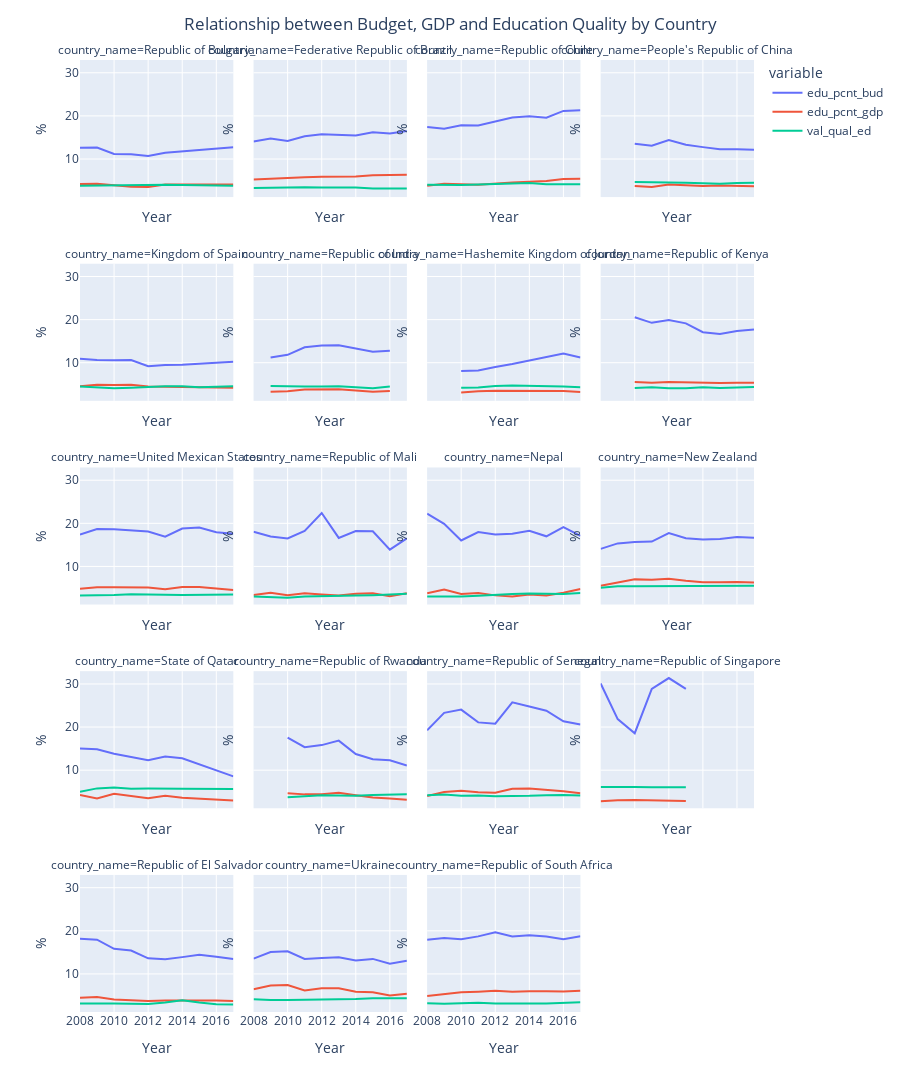

Notebook code for this chart:
### Markdown cell above
Let's check among our subset of representative countries if the change in the education expenditure as percent of the budget or the GDP had any correlation with the education quality across time

### Code cell
df_gdp_qual_selected_countries = df_gdp_qual[df_gdp_qual.country_code.isin(selected_countries)]

fig = px.line(df_gdp_qual_selected_countries,x='year',y= df_gdp_qual_selected_countries.columns[3:6],facet_col='country_name',facet_col_wrap=4,height=1600, facet_col_spacing=0.03)

fig.update_layout(
    title={
        'text': "Relationship between Budget, GDP and Education Quality by Country",
        'x':0.5,
        'xanchor': 'center'},
    xaxis_title="Year",
    yaxis_title="%"
)

fig.for_each_xaxis(lambda x: x.update(title = 'Year'))
fig.for_each_yaxis(lambda y: y.update(title = '%'))
fig.show()

### Figure 1 — Plotly figure (JSON) as saved in the notebook; plotly's stock layout.template omitted (floating-point values rounded to 4 significant figures)
{"data": [{"hovertemplate": "variable=edu_pcnt_bud<br>country_name=Republic of Bulgaria<br>year=%{x}<br>value=%{y}<extra></extra>", "legendgroup": "edu_pcnt_bud", "line": {"color": "#636efa", "dash": "solid"}, "mode": "lines", "name": "edu_pcnt_bud", "orientation": "v", "showlegend": true, "type": "scatter", "x": [2008, 2009, 2010, 2011, 2012, 2013, 2017], "xaxis": "x17", "y": [12.61, 12.66, 11.16, 11.1, 10.69, 11.44, 12.73], "yaxis": "y17"}, {"hovertemplate": "variable=edu_pcnt_bud<br>country_name=Federative Republic of Brazil<br>year=%{x}<br>value=%{y}<extra></extra>", "legendgroup": "edu_pcnt_bud", "line": {"color": "#636efa", "dash": "solid"}, "mode": "lines", "name": "edu_pcnt_bud", "orientation": "v", "showlegend": false, "type": "scatter", "x": [2008, 2009, 2010, 2011, 2012, 2013, 2014, 2015, 2016, 2017], "xaxis": "x18", "y": [14.08, 14.73, 14.16, 15.27, 15.73, 15.59, 15.44, 16.22, 15.93, 16.5], "yaxis": "y18"}, {"hovertemplate": "variable=edu_pcnt_bud<br>country_name=Republic of Chile<br>year=%{x}<br>value=%{y}<extra></extra>", "legendgroup": "edu_pcnt_bud", "line": {"color": "#636efa", "dash": "solid"}, "mode": "lines", "name": "edu_pcnt_bud", "orientation": "v", "showlegend": false, "type": "scatter", "x": [2008, 2009, 2010, 2011, 2013, 2014, 2015, 2016, 2017], "xaxis": "x19", "y": [17.4, 17.04, 17.84, 17.75, 19.65, 19.92, 19.59, 21.16, 21.31], "yaxis": "y19"}, {"hovertemplate": "variable=edu_pcnt_bud<br>country_name=People's Republic of China<br>year=%{x}<br>value=%{y}<extra></extra>", "legendgroup": "edu_pcnt_bud", "line": {"color": "#636efa", "dash": "solid"}, "mode": "lines", "name": "edu_pcnt_bud", "orientation": "v", "showlegend": false, "type": "scatter", "x": [2010, 2011, 2012, 2013, 2014, 2015, 2016, 2017], "xaxis": "x20", "y": [13.55, 13.08, 14.41, 13.32, 12.75, 12.26, 12.27, 12.16], "yaxis": "y20"}, {"hovertemplate": "variable=edu_pcnt_bud<br>country_name=Kingdom of Spain<br>year=%{x}<br>value=%{y}<extra></extra>", "legendgroup": "edu_pcnt_bud", "line": {"color": "#636efa", "dash": "solid"}, "mode": "lines", "name": "edu_pcnt_bud", "orientation": "v", "showlegend": false, "type": "scatter", "x": [2008, 2009, 2010, 2011, 2012, 2013, 2014, 2015, 2016, 2017], "xaxis": "x13", "y": [10.93, 10.62, 10.55, 10.61, 9.186, 9.493, 9.539, 9.766, 9.961, 10.21], "yaxis": "y13"}, {"hovertemplate": "variable=edu_pcnt_bud<br>country_name=Republic of India<br>year=%{x}<br>value=%{y}<extra></extra>", "legendgroup": "edu_pcnt_bud", "line": {"color": "#636efa", "dash": "solid"}, "mode": "lines", "name": "edu_pcnt_bud", "orientation": "v", "showlegend": false, "type": "scatter", "x": [2009, 2010, 2011, 2012, 2013, 2015, 2016], "xaxis": "x14", "y": [11.19, 11.83, 13.56, 13.99, 14.05, 12.53, 12.75], "yaxis": "y14"}, {"hovertemplate": "variable=edu_pcnt_bud<br>country_name=Hashemite Kingdom of Jordan<br>year=%{x}<br>value=%{y}<extra></extra>", "legendgroup": "edu_pcnt_bud", "line": {"color": "#636efa", "dash": "solid"}, "mode": "lines", "name": "edu_pcnt_bud", "orientation": "v", "showlegend": false, "type": "scatter", "x": [2010, 2011, 2012, 2013, 2016, 2017], "xaxis": "x15", "y": [8.1, 8.2, 9, 9.7, 12.15, 11.2], "yaxis": "y15"}, {"hovertemplate": "variable=edu_pcnt_bud<br>country_name=Republic of Kenya<br>year=%{x}<br>value=%{y}<extra></extra>", "legendgroup": "edu_pcnt_bud", "line": {"color": "#636efa", "dash": "solid"}, "mode": "lines", "name": "edu_pcnt_bud", "orientation": "v", "showlegend": false, "type": "scatter", "x": [2010, 2011, 2012, 2013, 2014, 2015, 2016, 2017], "xaxis": "x16", "y": [20.56, 19.25, 19.92, 19.14, 17.08, 16.66, 17.35, 17.71], "yaxis": "y16"}, {"hovertemplate": "variable=edu_pcnt_bud<br>country_name=United Mexican States<br>year=%{x}<br>value=%{y}<extra></extra>", "legendgroup": "edu_pcnt_bud", "line": {"color": "#636efa", "dash": "solid"}, "mode": "lines", "name": "edu_pcnt_bud", "orientation": "v", "showlegend": false, "type": "scatter", "x": [2008, 2009, 2010, 2011, 2012, 2013, 2014, 2015, 2016, 2017], "xaxis": "x9", "y": [17.38, 18.67, 18.64, 18.42, 18.09, 16.91, 18.81, 19.02, 17.94, 17.58], "yaxis": "y9"}, {"hovertemplate": "variable=edu_pcnt_bud<br>country_name=Republic of Mali<br>year=%{x}<br>value=%{y}<extra></extra>", "legendgroup": "edu_pcnt_bud", "line": {"color": "#636efa", "dash": "solid"}, "mode": "lines", "name": "edu_pcnt_bud", "orientation": "v", "showlegend": false, "type": "scatter", "x": [2008, 2009, 2010, 2011, 2012, 2013, 2014, 2015, 2016, 2017], "xaxis": "x10", "y": [18.03, 16.96, 16.5, 18.26, 22.4, 16.62, 18.22, 18.16, 13.9, 16.53], "yaxis": "y10"}, {"hovertemplate": "variable=edu_pcnt_bud<br>country_name=Nepal<br>year=%{x}<br>value=%{y}<extra></extra>", "legendgroup": "edu_pcnt_bud", "line": {"color": "#636efa", "dash": "solid"}, "mode": "lines", "name": "edu_pcnt_bud", "orientation": "v", "showlegend": false, "type": "scatter", "x": [2008, 2009, 2010, 2011, 2012, 2013, 2014, 2015, 2016, 2017], "xaxis": "x11", "y": [22.23, 19.87, 16.03, 17.98, 17.44, 17.57, 18.28, 16.99, 19.13, 17.1], "yaxis": "y11"}, {"hovertemplate": "variable=edu_pcnt_bud<br>country_name=New Zealand<br>year=%{x}<br>value=%{y}<extra></extra>", "legendgroup": "edu_pcnt_bud", "line": {"color": "#636efa", "dash": "solid"}, "mode": "lines", "name": "edu_pcnt_bud", "orientation": "v", "showlegend": false, "type": "scatter", "x": [2008, 2009, 2010, 2011, 2012, 2013, 2014, 2015, 2016, 2017], "xaxis": "x12", "y": [14.08, 15.34, 15.68, 15.76, 17.75, 16.54, 16.27, 16.37, 16.83, 16.64], "yaxis": "y12"}, {"hovertemplate": "variable=edu_pcnt_bud<br>country_name=State of Qatar<br>year=%{x}<br>value=%{y}<extra></extra>", "legendgroup": "edu_pcnt_bud", "line": {"color": "#636efa", "dash": "solid"}, "mode": "lines", "name": "edu_pcnt_bud", "orientation": "v", "showlegend": false, "type": "scatter", "x": [2008, 2009, 2010, 2011, 2012, 2013, 2014, 2017], "xaxis": "x5", "y": [15.06, 14.84, 13.82, 13.11, 12.31, 13.15, 12.74, 8.561], "yaxis": "y5"}, {"hovertemplate": "variable=edu_pcnt_bud<br>country_name=Republic of Rwanda<br>year=%{x}<br>value=%{y}<extra></extra>", "legendgroup": "edu_pcnt_bud", "line": {"color": "#636efa", "dash": "solid"}, "mode": "lines", "name": "edu_pcnt_bud", "orientation": "v", "showlegend": false, "type": "scatter", "x": [2010, 2011, 2012, 2013, 2014, 2015, 2016, 2017], "xaxis": "x6", "y": [17.55, 15.34, 15.82, 16.86, 13.73, 12.54, 12.28, 11.08], "yaxis": "y6"}, {"hovertemplate": "variable=edu_pcnt_bud<br>country_name=Republic of Senegal<br>year=%{x}<br>value=%{y}<extra></extra>", "legendgroup": "edu_pcnt_bud", "line": {"color": "#636efa", "dash": "solid"}, "mode": "lines", "name": "edu_pcnt_bud", "orientation": "v", "showlegend": false, "type": "scatter", "x": [2008, 2009, 2010, 2011, 2012, 2013, 2014, 2015, 2016, 2017], "xaxis": "x7", "y": [19.23, 23.3, 24.05, 21.09, 20.8, 25.74, 24.76, 23.78, 21.34, 20.59], "yaxis": "y7"}, {"hovertemplate": "variable=edu_pcnt_bud<br>country_name=Republic of Singapore<br>year=%{x}<br>value=%{y}<extra></extra>", "legendgroup": "edu_pcnt_bud", "line": {"color": "#636efa", "dash": "solid"}, "mode": "lines", "name": "edu_pcnt_bud", "orientation": "v", "showlegend": false, "type": "scatter", "x": [2008, 2009, 2010, 2011, 2012, 2013], "xaxis": "x8", "y": [30.1, 21.85, 18.57, 28.86, 31.37, 28.84], "yaxis": "y8"}, {"hovertemplate": "variable=edu_pcnt_bud<br>country_name=Republic of El Salvador<br>year=%{x}<br>value=%{y}<extra></extra>", "legendgroup": "edu_pcnt_bud", "line": {"color": "#636efa", "dash": "solid"}, "mode": "lines", "name": "edu_pcnt_bud", "orientation": "v", "showlegend": false, "type": "scatter", "x": [2008, 2009, 2010, 2011, 2012, 2013, 2014, 2015, 2016, 2017], "xaxis": "x", "y": [18.16, 17.95, 15.82, 15.42, 13.6, 13.39, 13.89, 14.47, 13.97, 13.46], "yaxis": "y"}, {"hovertemplate": "variable=edu_pcnt_bud<br>country_name=Ukraine<br>year=%{x}<br>value=%{y}<extra></extra>", "legendgroup": "edu_pcnt_bud", "line": {"color": "#636efa", "dash": "solid"}, "mode": "lines", "name": "edu_pcnt_bud", "orientation": "v", "showlegend": false, "type": "scatter", "x": [2008, 2009, 2010, 2011, 2012, 2013, 2014, 2015, 2016, 2017], "xaxis": "x2", "y": [13.56, 15.05, 15.23, 13.48, 13.67, 13.87, 13.12, 13.48, 12.35, 13.05], "yaxis": "y2"}, {"hovertemplate": "variable=edu_pcnt_bud<br>country_name=Republic of South Africa<br>year=%{x}<br>value=%{y}<extra></extra>", "legendgroup": "edu_pcnt_bud", "line": {"color": "#636efa", "dash": "solid"}, "mode": "lines", "name": "edu_pcnt_bud", "orientation": "v", "showlegend": false, "type": "scatter", "x": [2008, 2009, 2010, 2011, 2012, 2013, 2014, 2015, 2016, 2017], "xaxis": "x3", "y": [17.91, 18.31, 18.04, 18.7, 19.68, 18.7, 18.99, 18.7, 18.05, 18.72], "yaxis": "y3"}, {"hovertemplate": "variable=edu_pcnt_gdp<br>country_name=Republic of Bulgaria<br>year=%{x}<br>value=%{y}<extra></extra>", "legendgroup": "edu_pcnt_gdp", "line": {"color": "#EF553B", "dash": "solid"}, "mode": "lines", "name": "edu_pcnt_gdp", "orientation": "v", "showlegend": true, "type": "scatter", "x": [2008, 2009, 2010, 2011, 2012, 2013, 2017], "xaxis": "x17", "y": [4.222, 4.274, 3.881, 3.565, 3.494, 4.072, 4.091], "yaxis": "y17"}, {"hovertemplate": "variable=edu_pcnt_gdp<br>country_name=Federative Republic of Brazil<br>year=%{x}<br>value=%{y}<extra></extra>", "legendgroup": "edu_pcnt_gdp", "line": {"color": "#EF553B", "dash": "solid"}, "mode": "lines", "name": "edu_pcnt_gdp", "orientation": "v", "showlegend": false, "type": "scatter", "x": [2008, 2009, 2010, 2011, 2012, 2013, 2014, 2015, 2016, 2017], "xaxis": "x18", "y": [5.269, 5.464, 5.649, 5.737, 5.855, 5.839, 5.948, 6.241, 6.314, 6.32], "yaxis": "y18"}, {"hovertemplate": "variable=edu_pcnt_gdp<br>country_name=Republic of Chile<br>year=%{x}<br>value=%{y}<extra></extra>", "legendgroup": "edu_pcnt_gdp", "line": {"color": "#EF553B", "dash": "solid"}, "mode": "lines", "name": "edu_pcnt_gdp", "orientation": "v", "showlegend": false, "type": "scatter", "x": [2008, 2009, 2010, 2011, 2013, 2014, 2015, 2016, 2017], "xaxis": "x19", "y": [3.792, 4.231, 4.162, 4.045, 4.529, 4.731, 4.875, 5.342, 5.42], "yaxis": "y19"}, {"hovertemplate": "variable=edu_pcnt_gdp<br>country_name=People's Republic of China<br>year=%{x}<br>value=%{y}<extra></extra>", "legendgroup": "edu_pcnt_gdp", "line": {"color": "#EF553B", "dash": "solid"}, "mode": "lines", "name": "edu_pcnt_gdp", "orientation": "v", "showlegend": false, "type": "scatter", "x": [2010, 2011, 2012, 2013, 2014, 2015, 2016, 2017], "xaxis": "x20", "y": [3.755, 3.522, 4.077, 3.853, 3.727, 3.825, 3.794, 3.667], "yaxis": "y20"}, {"hovertemplate": "variable=edu_pcnt_gdp<br>country_name=Kingdom of Spain<br>year=%{x}<br>value=%{y}<extra></extra>", "legendgroup": "edu_pcnt_gdp", "line": {"color": "#EF553B", "dash": "solid"}, "mode": "lines", "name": "edu_pcnt_gdp", "orientation": "v", "showlegend": false, "type": "scatter", "x": [2008, 2009, 2010, 2011, 2012, 2013, 2014, 2015, 2016, 2017], "xaxis": "x13", "y": [4.528, 4.912, 4.856, 4.897, 4.469, 4.351, 4.303, 4.287, 4.228, 4.208], "yaxis": "y13"}, {"hovertemplate": "variable=edu_pcnt_gdp<br>country_name=Republic of India<br>year=%{x}<br>value=%{y}<extra></extra>", "legendgroup": "edu_pcnt_gdp", "line": {"color": "#EF553B", "dash": "solid"}, "mode": "lines", "name": "edu_pcnt_gdp", "orientation": "v", "showlegend": false, "type": "scatter", "x": [2009, 2010, 2011, 2012, 2013, 2015, 2016], "xaxis": "x14", "y": [3.278, 3.378, 3.796, 3.868, 3.845, 3.286, 3.451], "yaxis": "y14"}, {"hovertemplate": "variable=edu_pcnt_gdp<br>country_name=Hashemite Kingdom of Jordan<br>year=%{x}<br>value=%{y}<extra></extra>", "legendgroup": "edu_pcnt_gdp", "line": {"color": "#EF553B", "dash": "solid"}, "mode": "lines", "name": "edu_pcnt_gdp", "orientation": "v", "showlegend": false, "type": "scatter", "x": [2010, 2011, 2012, 2013, 2016, 2017], "xaxis": "x15", "y": [3.1, 3.4, 3.5, 3.5, 3.453, 3.229], "yaxis": "y15"}, {"hovertemplate": "variable=edu_pcnt_gdp<br>country_name=Republic of Kenya<br>year=%{x}<br>value=%{y}<extra></extra>", "legendgroup": "edu_pcnt_gdp", "line": {"color": "#EF553B", "dash": "solid"}, "mode": "lines", "name": "edu_pcnt_gdp", "orientation": "v", "showlegend": false, "type": "scatter", "x": [2010, 2011, 2012, 2013, 2014, 2015, 2016, 2017], "xaxis": "x16", "y": [5.508, 5.335, 5.509, 5.411, 5.28, 5.271, 5.363, 5.367], "yaxis": "y16"}, {"hovertemplate": "variable=edu_pcnt_gdp<br>country_name=United Mexican States<br>year=%{x}<br>value=%{y}<extra></extra>", "legendgroup": "edu_pcnt_gdp", "line": {"color": "#EF553B", "dash": "solid"}, "mode": "lines", "name": "edu_pcnt_gdp", "orientation": "v", "showlegend": false, "type": "scatter", "x": [2008, 2009, 2010, 2011, 2012, 2013, 2014, 2015, 2016, 2017], "xaxis": "x9", "y": [4.82, 5.188, 5.159, 5.106, 5.103, 4.696, 5.257, 5.229, 4.907, 4.518], "yaxis": "y9"}, {"hovertemplate": "variable=edu_pcnt_gdp<br>country_name=Republic of Mali<br>year=%{x}<br>value=%{y}<extra></extra>", "legendgroup": "edu_pcnt_gdp", "line": {"color": "#EF553B", "dash": "solid"}, "mode": "lines", "name": "edu_pcnt_gdp", "orientation": "v", "showlegend": false, "type": "scatter", "x": [2008, 2009, 2010, 2011, 2012, 2013, 2014, 2015, 2016, 2017], "xaxis": "x10", "y": [3.404, 3.869, 3.344, 3.754, 3.479, 3.285, 3.648, 3.802, 3.095, 3.79], "yaxis": "y10"}, {"hovertemplate": "variable=edu_pcnt_gdp<br>country_name=Nepal<br>year=%{x}<br>value=%{y}<extra></extra>", "legendgroup": "edu_pcnt_gdp", "line": {"color": "#EF553B", "dash": "solid"}, "mode": "lines", "name": "edu_pcnt_gdp", "orientation": "v", "showlegend": false, "type": "scatter", "x": [2008, 2009, 2010, 2011, 2012, 2013, 2014, 2015, 2016, 2017], "xaxis": "x11", "y": [3.805, 4.664, 3.632, 3.843, 3.29, 3.018, 3.472, 3.259, 3.903, 4.767], "yaxis": "y11"}, {"hovertemplate": "variable=edu_pcnt_gdp<br>country_name=New Zealand<br>year=%{x}<br>value=%{y}<extra></extra>", "legendgroup": "edu_pcnt_gdp", "line": {"color": "#EF553B", "dash": "solid"}, "mode": "lines", "name": "edu_pcnt_gdp", "orientation": "v", "showlegend": false, "type": "scatter", "x": [2008, 2009, 2010, 2011, 2012, 2013, 2014, 2015, 2016, 2017], "xaxis": "x12", "y": [5.511, 6.288, 7.0, 6.94, 7.16, 6.702, 6.342, 6.325, 6.412, 6.26], "yaxis": "y12"}, {"hovertemplate": "variable=edu_pcnt_gdp<br>country_name=State of Qatar<br>year=%{x}<br>value=%{y}<extra></extra>", "legendgroup": "edu_pcnt_gdp", "line": {"color": "#EF553B", "dash": "solid"}, "mode": "lines", "name": "edu_pcnt_gdp", "orientation": "v", "showlegend": false, "type": "scatter", "x": [2008, 2009, 2010, 2011, 2012, 2013, 2014, 2017], "xaxis": "x5", "y": [4.228, 3.413, 4.54, 4.012, 3.507, 4.074, 3.605, 2.967], "yaxis": "y5"}, {"hovertemplate": "variable=edu_pcnt_gdp<br>country_name=Republic of Rwanda<br>year=%{x}<br>value=%{y}<extra></extra>", "legendgroup": "edu_pcnt_gdp", "line": {"color": "#EF553B", "dash": "solid"}, "mode": "lines", "name": "edu_pcnt_gdp", "orientation": "v", "showlegend": false, "type": "scatter", "x": [2010, 2011, 2012, 2013, 2014, 2015, 2016, 2017], "xaxis": "x6", "y": [4.634, 4.386, 4.424, 4.745, 4.199, 3.649, 3.437, 3.126], "yaxis": "y6"}, {"hovertemplate": "variable=edu_pcnt_gdp<br>country_name=Republic of Senegal<br>year=%{x}<br>value=%{y}<extra></extra>", "legendgroup": "edu_pcnt_gdp", "line": {"color": "#EF553B", "dash": "solid"}, "mode": "lines", "name": "edu_pcnt_gdp", "orientation": "v", "showlegend": false, "type": "scatter", "x": [2008, 2009, 2010, 2011, 2012, 2013, 2014, 2015, 2016, 2017], "xaxis": "x7", "y": [4.026, 4.921, 5.218, 4.903, 4.777, 5.687, 5.72, 5.456, 5.113, 4.625], "yaxis": "y7"}, {"hovertemplate": "variable=edu_pcnt_gdp<br>country_name=Republic of Singapore<br>year=%{x}<br>value=%{y}<extra></extra>", "legendgroup": "edu_pcnt_gdp", "line": {"color": "#EF553B", "dash": "solid"}, "mode": "lines", "name": "edu_pcnt_gdp", "orientation": "v", "showlegend": false, "type": "scatter", "x": [2008, 2009, 2010, 2011, 2012, 2013], "xaxis": "x8", "y": [2.765, 3.01, 3.08, 3.031, 3.071, 2.854], "yaxis": "y8"}, {"hovertemplate": "variable=edu_pcnt_gdp<br>country_name=Republic of El Salvador<br>year=%{x}<br>value=%{y}<extra></extra>", "legendgroup": "edu_pcnt_gdp", "line": {"color": "#EF553B", "dash": "solid"}, "mode": "lines", "name": "edu_pcnt_gdp", "orientation": "v", "showlegend": false, "type": "scatter", "x": [2008, 2009, 2010, 2011, 2012, 2013, 2014, 2015, 2016, 2017], "xaxis": "x", "y": [4.458, 4.66, 4.048, 3.899, 3.712, 3.801, 3.824, 3.91, 3.825, 3.725], "yaxis": "y"}, {"hovertemplate": "variable=edu_pcnt_gdp<br>country_name=Ukraine<br>year=%{x}<br>value=%{y}<extra></extra>", "legendgroup": "edu_pcnt_gdp", "line": {"color": "#EF553B", "dash": "solid"}, "mode": "lines", "name": "edu_pcnt_gdp", "orientation": "v", "showlegend": false, "type": "scatter", "x": [2008, 2009, 2010, 2011, 2012, 2013, 2014, 2015, 2016, 2017], "xaxis": "x2", "y": [6.436, 7.318, 7.397, 6.162, 6.692, 6.672, 5.875, 5.743, 5.01, 5.412], "yaxis": "y2"}, {"hovertemplate": "variable=edu_pcnt_gdp<br>country_name=Republic of South Africa<br>year=%{x}<br>value=%{y}<extra></extra>", "legendgroup": "edu_pcnt_gdp", "line": {"color": "#EF553B", "dash": "solid"}, "mode": "lines", "name": "edu_pcnt_gdp", "orientation": "v", "showlegend": false, "type": "scatter", "x": [2008, 2009, 2010, 2011, 2012, 2013, 2014, 2015, 2016, 2017], "xaxis": "x3", "y": [4.866, 5.249, 5.722, 5.881, 6.077, 5.865, 5.999, 5.956, 5.943, 6.113], "yaxis": "y3"}, {"hovertemplate": "variable=val_qual_ed<br>country_name=Republic of Bulgaria<br>year=%{x}<br>value=%{y}<extra></extra>", "legendgroup": "val_qual_ed", "line": {"color": "#00cc96", "dash": "solid"}, "mode": "lines", "name": "val_qual_ed", "orientation": "v", "showlegend": true, "type": "scatter", "x": [2008, 2009, 2010, 2011, 2012, 2013, 2017], "xaxis": "x17", "y": [3.778, 3.852, 3.908, 3.856, 3.926, 4.014, 3.773], "yaxis": "y17"}, {"hovertemplate": "variable=val_qual_ed<br>country_name=Federative Republic of Brazil<br>year=%{x}<br>value=%{y}<extra></extra>", "legendgroup": "val_qual_ed", "line": {"color": "#00cc96", "dash": "solid"}, "mode": "lines", "name": "val_qual_ed", "orientation": "v", "showlegend": false, "type": "scatter", "x": [2008, 2009, 2010, 2011, 2012, 2013, 2014, 2015, 2016, 2017], "xaxis": "x18", "y": [3.258, 3.366, 3.403, 3.44, 3.406, 3.42, 3.38, 3.13, 3.176, 3.183], "yaxis": "y18"}, {"hovertemplate": "variable=val_qual_ed<br>country_name=Republic of Chile<br>year=%{x}<br>value=%{y}<extra></extra>", "legendgroup": "val_qual_ed", "line": {"color": "#00cc96", "dash": "solid"}, "mode": "lines", "name": "val_qual_ed", "orientation": "v", "showlegend": false, "type": "scatter", "x": [2008, 2009, 2010, 2011, 2013, 2014, 2015, 2016, 2017], "xaxis": "x19", "y": [4.012, 3.967, 3.994, 4.098, 4.298, 4.414, 4.166, 4.067, 4.122], "yaxis": "y19"}, {"hovertemplate": "variable=val_qual_ed<br>country_name=People's Republic of China<br>year=%{x}<br>value=%{y}<extra></extra>", "legendgroup": "val_qual_ed", "line": {"color": "#00cc96", "dash": "solid"}, "mode": "lines", "name": "val_qual_ed", "orientation": "v", "showlegend": false, "type": "scatter", "x": [2010, 2011, 2012, 2013, 2014, 2015, 2016, 2017], "xaxis": "x20", "y": [4.654, 4.678, 4.539, 4.466, 4.388, 4.263, 4.431, 4.514], "yaxis": "y20"}, {"hovertemplate": "variable=val_qual_ed<br>country_name=Kingdom of Spain<br>year=%{x}<br>value=%{y}<extra></extra>", "legendgroup": "val_qual_ed", "line": {"color": "#00cc96", "dash": "solid"}, "mode": "lines", "name": "val_qual_ed", "orientation": "v", "showlegend": false, "type": "scatter", "x": [2008, 2009, 2010, 2011, 2012, 2013, 2014, 2015, 2016, 2017], "xaxis": "x13", "y": [4.477, 4.222, 4.05, 4.202, 4.396, 4.554, 4.519, 4.33, 4.42, 4.515], "yaxis": "y13"}, {"hovertemplate": "variable=val_qual_ed<br>country_name=Republic of India<br>year=%{x}<br>value=%{y}<extra></extra>", "legendgroup": "val_qual_ed", "line": {"color": "#00cc96", "dash": "solid"}, "mode": "lines", "name": "val_qual_ed", "orientation": "v", "showlegend": false, "type": "scatter", "x": [2009, 2010, 2011, 2012, 2013, 2015, 2016], "xaxis": "x14", "y": [4.585, 4.479, 4.509, 4.501, 4.558, 4.089, 4.477], "yaxis": "y14"}, {"hovertemplate": "variable=val_qual_ed<br>country_name=Hashemite Kingdom of Jordan<br>year=%{x}<br>value=%{y}<extra></extra>", "legendgroup": "val_qual_ed", "line": {"color": "#00cc96", "dash": "solid"}, "mode": "lines", "name": "val_qual_ed", "orientation": "v", "showlegend": false, "type": "scatter", "x": [2010, 2011, 2012, 2013, 2016, 2017], "xaxis": "x15", "y": [4.175, 4.239, 4.587, 4.727, 4.468, 4.312], "yaxis": "y15"}, {"hovertemplate": "variable=val_qual_ed<br>country_name=Republic of Kenya<br>year=%{x}<br>value=%{y}<extra></extra>", "legendgroup": "val_qual_ed", "line": {"color": "#00cc96", "dash": "solid"}, "mode": "lines", "name": "val_qual_ed", "orientation": "v", "showlegend": false, "type": "scatter", "x": [2010, 2011, 2012, 2013, 2014, 2015, 2016, 2017], "xaxis": "x16", "y": [4.137, 4.298, 4.066, 4.095, 4.325, 4.121, 4.254, 4.365], "yaxis": "y16"}, {"hovertemplate": "variable=val_qual_ed<br>country_name=United Mexican States<br>year=%{x}<br>value=%{y}<extra></extra>", "legendgroup": "val_qual_ed", "line": {"color": "#00cc96", "dash": "solid"}, "mode": "lines", "name": "val_qual_ed", "orientation": "v", "showlegend": false, "type": "scatter", "x": [2008, 2009, 2010, 2011, 2012, 2013, 2014, 2015, 2016, 2017], "xaxis": "x9", "y": [3.253, 3.296, 3.349, 3.562, 3.567, 3.449, 3.37, 3.43, 3.532, 3.512], "yaxis": "y9"}, {"hovertemplate": "variable=val_qual_ed<br>country_name=Republic of Mali<br>year=%{x}<br>value=%{y}<extra></extra>", "legendgroup": "val_qual_ed", "line": {"color": "#00cc96", "dash": "solid"}, "mode": "lines", "name": "val_qual_ed", "orientation": "v", "showlegend": false, "type": "scatter", "x": [2008, 2009, 2010, 2011, 2012, 2013, 2014, 2015, 2016, 2017], "xaxis": "x10", "y": [3.019, 2.897, 2.753, 3.042, 3.084, 3.08, 3.243, 3.343, 3.551, 3.664], "yaxis": "y10"}, {"hovertemplate": "variable=val_qual_ed<br>country_name=Nepal<br>year=%{x}<br>value=%{y}<extra></extra>", "legendgroup": "val_qual_ed", "line": {"color": "#00cc96", "dash": "solid"}, "mode": "lines", "name": "val_qual_ed", "orientation": "v", "showlegend": false, "type": "scatter", "x": [2008, 2009, 2010, 2011, 2012, 2013, 2014, 2015, 2016, 2017], "xaxis": "x11", "y": [3.007, 2.943, 3.035, 3.197, 3.441, 3.605, 3.697, 3.62, 3.598, 3.831], "yaxis": "y11"}, {"hovertemplate": "variable=val_qual_ed<br>country_name=New Zealand<br>year=%{x}<br>value=%{y}<extra></extra>", "legendgroup": "val_qual_ed", "line": {"color": "#00cc96", "dash": "solid"}, "mode": "lines", "name": "val_qual_ed", "orientation": "v", "showlegend": false, "type": "scatter", "x": [2008, 2009, 2010, 2011, 2012, 2013, 2014, 2015, 2016, 2017], "xaxis": "x12", "y": [5.044, 5.412, 5.403, 5.423, 5.414, 5.348, 5.456, 5.486, 5.466, 5.519], "yaxis": "y12"}, {"hovertemplate": "variable=val_qual_ed<br>country_name=State of Qatar<br>year=%{x}<br>value=%{y}<extra></extra>", "legendgroup": "val_qual_ed", "line": {"color": "#00cc96", "dash": "solid"}, "mode": "lines", "name": "val_qual_ed", "orientation": "v", "showlegend": false, "type": "scatter", "x": [2008, 2009, 2010, 2011, 2012, 2013, 2014, 2017], "xaxis": "x5", "y": [5.018, 5.776, 6.006, 5.689, 5.748, 5.773, 5.701, 5.651], "yaxis": "y5"}, {"hovertemplate": "variable=val_qual_ed<br>country_name=Republic of Rwanda<br>year=%{x}<br>value=%{y}<extra></extra>", "legendgroup": "val_qual_ed", "line": {"color": "#00cc96", "dash": "solid"}, "mode": "lines", "name": "val_qual_ed", "orientation": "v", "showlegend": false, "type": "scatter", "x": [2010, 2011, 2012, 2013, 2014, 2015, 2016, 2017], "xaxis": "x6", "y": [3.718, 3.969, 4.155, 4.098, 4.065, 4.219, 4.348, 4.394], "yaxis": "y6"}, {"hovertemplate": "variable=val_qual_ed<br>country_name=Republic of Senegal<br>year=%{x}<br>value=%{y}<extra></extra>", "legendgroup": "val_qual_ed", "line": {"color": "#00cc96", "dash": "solid"}, "mode": "lines", "name": "val_qual_ed", "orientation": "v", "showlegend": false, "type": "scatter", "x": [2008, 2009, 2010, 2011, 2012, 2013, 2014, 2015, 2016, 2017], "xaxis": "x7", "y": [4.192, 4.333, 4.091, 4.147, 3.978, 3.97, 4.05, 4.175, 4.231, 4.097], "yaxis": "y7"}, {"hovertemplate": "variable=val_qual_ed<br>country_name=Republic of Singapore<br>year=%{x}<br>value=%{y}<extra></extra>", "legendgroup": "val_qual_ed", "line": {"color": "#00cc96", "dash": "solid"}, "mode": "lines", "name": "val_qual_ed", "orientation": "v", "showlegend": false, "type": "scatter", "x": [2008, 2009, 2010, 2011, 2012, 2013], "xaxis": "x8", "y": [6.081, 6.162, 6.109, 6.055, 6.024, 6.03], "yaxis": "y8"}, {"hovertemplate": "variable=val_qual_ed<br>country_name=Republic of El Salvador<br>year=%{x}<br>value=%{y}<extra></extra>", "legendgroup": "val_qual_ed", "line": {"color": "#00cc96", "dash": "solid"}, "mode": "lines", "name": "val_qual_ed", "orientation": "v", "showlegend": false, "type": "scatter", "x": [2008, 2009, 2010, 2011, 2012, 2013, 2014, 2015, 2016, 2017], "xaxis": "x", "y": [3.148, 3.22, 3.162, 3.06, 3.029, 3.363, 3.887, 3.353, 2.94, 2.928], "yaxis": "y"}, {"hovertemplate": "variable=val_qual_ed<br>country_name=Ukraine<br>year=%{x}<br>value=%{y}<extra></extra>", "legendgroup": "val_qual_ed", "line": {"color": "#00cc96", "dash": "solid"}, "mode": "lines", "name": "val_qual_ed", "orientation": "v", "showlegend": false, "type": "scatter", "x": [2008, 2009, 2010, 2011, 2012, 2013, 2014, 2015, 2016, 2017], "xaxis": "x2", "y": [4.094, 3.92, 3.95, 3.968, 4.007, 4.055, 4.16, 4.344, 4.447, 4.374], "yaxis": "y2"}, {"hovertemplate": "variable=val_qual_ed<br>country_name=Republic of South Africa<br>year=%{x}<br>value=%{y}<extra></extra>", "legendgroup": "val_qual_ed", "line": {"color": "#00cc96", "dash": "solid"}, "mode": "lines", "name": "val_qual_ed", "orientation": "v", "showlegend": false, "type": "scatter", "x": [2008, 2009, 2010, 2011, 2012, 2013, 2014, 2015, 2016, 2017], "xaxis": "x3", "y": [3.213, 3.081, 3.189, 3.303, 3.155, 3.071, 3.113, 3.162, 3.344, 3.402], "yaxis": "y3"}], "layout": {"annotations": [{"font": {}, "showarrow": false, "text": "country_name=Republic of El Salvador", "x": 0.1138, "xanchor": "center", "xref": "paper", "y": 0.144, "yanchor": "bottom", "yref": "paper"}, {"font": {}, "showarrow": false, "text": "country_name=Ukraine", "x": 0.3712, "xanchor": "center", "xref": "paper", "y": 0.144, "yanchor": "bottom", "yref": "paper"}, {"font": {}, "showarrow": false, "text": "country_name=Republic of South Africa", "x": 0.6288, "xanchor": "center", "xref": "paper", "y": 0.144, "yanchor": "bottom", "yref": "paper"}, {"font": {}, "showarrow": false, "text": "country_name=State of Qatar", "x": 0.1138, "xanchor": "center", "xref": "paper", "y": 0.358, "yanchor": "bottom", "yref": "paper"}, {"font": {}, "showarrow": false, "text": "country_name=Republic of Rwanda", "x": 0.3712, "xanchor": "center", "xref": "paper", "y": 0.358, "yanchor": "bottom", "yref": "paper"}, {"font": {}, "showarrow": false, "text": "country_name=Republic of Senegal", "x": 0.6288, "xanchor": "center", "xref": "paper", "y": 0.358, "yanchor": "bottom", "yref": "paper"}, {"font": {}, "showarrow": false, "text": "country_name=Republic of Singapore", "x": 0.8862, "xanchor": "center", "xref": "paper", "y": 0.358, "yanchor": "bottom", "yref": "paper"}, {"font": {}, "showarrow": false, "text": "country_name=United Mexican States", "x": 0.1138, "xanchor": "center", "xref": "paper", "y": 0.572, "yanchor": "bottom", "yref": "paper"}, {"font": {}, "showarrow": false, "text": "country_name=Republic of Mali", "x": 0.3712, "xanchor": "center", "xref": "paper", "y": 0.572, "yanchor": "bottom", "yref": "paper"}, {"font": {}, "showarrow": false, "text": "country_name=Nepal", "x": 0.6288, "xanchor": "center", "xref": "paper", "y": 0.572, "yanchor": "bottom", "yref": "paper"}, {"font": {}, "showarrow": false, "text": "country_name=New Zealand", "x": 0.8862, "xanchor": "center", "xref": "paper", "y": 0.572, "yanchor": "bottom", "yref": "paper"}, {"font": {}, "showarrow": false, "text": "country_name=Kingdom of Spain", "x": 0.1138, "xanchor": "center", "xref": "paper", "y": 0.786, "yanchor": "bottom", "yref": "paper"}, {"font": {}, "showarrow": false, "text": "country_name=Republic of India", "x": 0.3712, "xanchor": "center", "xref": "paper", "y": 0.786, "yanchor": "bottom", "yref": "paper"}, {"font": {}, "showarrow": false, "text": "country_name=Hashemite Kingdom of Jordan", "x": 0.6288, "xanchor": "center", "xref": "paper", "y": 0.786, "yanchor": "bottom", "yref": "paper"}, {"font": {}, "showarrow": false, "text": "country_name=Republic of Kenya", "x": 0.8862, "xanchor": "center", "xref": "paper", "y": 0.786, "yanchor": "bottom", "yref": "paper"}, {"font": {}, "showarrow": false, "text": "country_name=Republic of Bulgaria", "x": 0.1138, "xanchor": "center", "xref": "paper", "y": 1, "yanchor": "bottom", "yref": "paper"}, {"font": {}, "showarrow": false, "text": "country_name=Federative Republic of Brazil", "x": 0.3712, "xanchor": "center", "xref": "paper", "y": 1, "yanchor": "bottom", "yref": "paper"}, {"font": {}, "showarrow": false, "text": "country_name=Republic of Chile", "x": 0.6288, "xanchor": "center", "xref": "paper", "y": 1, "yanchor": "bottom", "yref": "paper"}, {"font": {}, "showarrow": false, "text": "country_name=People's Republic of China", "x": 0.8862, "xanchor": "center", "xref": "paper", "y": 1, "yanchor": "bottom", "yref": "paper"}], "height": 1600, "legend": {"title": {"text": "variable"}, "tracegroupgap": 0}, "margin": {"t": 60}, "title": {"text": "Relationship between Budget, GDP and Education Quality by Country", "x": 0.5, "xanchor": "center"}, "xaxis": {"anchor": "y", "domain": [0, 0.2275], "title": {"text": "Year"}}, "xaxis10": {"anchor": "y10", "domain": [0.2575, 0.485], "matches": "x", "showticklabels": false, "title": {"text": "Year"}}, "xaxis11": {"anchor": "y11", "domain": [0.515, 0.7425], "matches": "x", "showticklabels": false, "title": {"text": "Year"}}, "xaxis12": {"anchor": "y12", "domain": [0.7725, 1], "matches": "x", "showticklabels": false, "title": {"text": "Year"}}, "xaxis13": {"anchor": "y13", "domain": [0, 0.2275], "matches": "x", "showticklabels": false, "title": {"text": "Year"}}, "xaxis14": {"anchor": "y14", "domain": [0.2575, 0.485], "matches": "x", "showticklabels": false, "title": {"text": "Year"}}, "xaxis15": {"anchor": "y15", "domain": [0.515, 0.7425], "matches": "x", "showticklabels": false, "title": {"text": "Year"}}, "xaxis16": {"anchor": "y16", "domain": [0.7725, 1], "matches": "x", "showticklabels": false, "title": {"text": "Year"}}, "xaxis17": {"anchor": "y17", "domain": [0, 0.2275], "matches": "x", "showticklabels": false, "title": {"text": "Year"}}, "xaxis18": {"anchor": "y18", "domain": [0.2575, 0.485], "matches": "x", "showticklabels": false, "title": {"text": "Year"}}, "xaxis19": {"anchor": "y19", "domain": [0.515, 0.7425], "matches": "x", "showticklabels": false, "title": {"text": "Year"}}, "xaxis2": {"anchor": "y2", "domain": [0.2575, 0.485], "matches": "x", "title": {"text": "Year"}}, "xaxis20": {"anchor": "y20", "domain": [0.7725, 1], "matches": "x", "showticklabels": false, "title": {"text": "Year"}}, "xaxis3": {"anchor": "y3", "domain": [0.515, 0.7425], "matches": "x", "title": {"text": "Year"}}, "xaxis4": {"anchor": "y4", "domain": [0.7725, 1], "matches": "x", "title": {"text": "Year"}}, "xaxis5": {"anchor": "y5", "domain": [0, 0.2275], "matches": "x", "showticklabels": false, "title": {"text": "Year"}}, "xaxis6": {"anchor": "y6", "domain": [0.2575, 0.485], "matches": "x", "showticklabels": false, "title": {"text": "Year"}}, "xaxis7": {"anchor": "y7", "domain": [0.515, 0.7425], "matches": "x", "showticklabels": false, "title": {"text": "Year"}}, "xaxis8": {"anchor": "y8", "domain": [0.7725, 1], "matches": "x", "showticklabels": false, "title": {"text": "Year"}}, "xaxis9": {"anchor": "y9", "domain": [0, 0.2275], "matches": "x", "showticklabels": false, "title": {"text": "Year"}}, "yaxis": {"anchor": "x", "domain": [0, 0.144], "title": {"text": "%"}}, "yaxis10": {"anchor": "x10", "domain": [0.428, 0.572], "matches": "y", "showticklabels": false, "title": {"text": "%"}}, "yaxis11": {"anchor": "x11", "domain": [0.428, 0.572], "matches": "y", "showticklabels": false, "title": {"text": "%"}}, "yaxis12": {"anchor": "x12", "domain": [0.428, 0.572], "matches": "y", "showticklabels": false, "title": {"text": "%"}}, "yaxis13": {"anchor": "x13", "domain": [0.642, 0.786], "matches": "y", "title": {"text": "%"}}, "yaxis14": {"anchor": "x14", "domain": [0.642, 0.786], "matches": "y", "showticklabels": false, "title": {"text": "%"}}, "yaxis15": {"anchor": "x15", "domain": [0.642, 0.786], "matches": "y", "showticklabels": false, "title": {"text": "%"}}, "yaxis16": {"anchor": "x16", "domain": [0.642, 0.786], "matches": "y", "showticklabels": false, "title": {"text": "%"}}, "yaxis17": {"anchor": "x17", "domain": [0.856, 1], "matches": "y", "title": {"text": "%"}}, "yaxis18": {"anchor": "x18", "domain": [0.856, 1], "matches": "y", "showticklabels": false, "title": {"text": "%"}}, "yaxis19": {"anchor": "x19", "domain": [0.856, 1], "matches": "y", "showticklabels": false, "title": {"text": "%"}}, "yaxis2": {"anchor": "x2", "domain": [0, 0.144], "matches": "y", "showticklabels": false, "title": {"text": "%"}}, "yaxis20": {"anchor": "x20", "domain": [0.856, 1], "matches": "y", "showticklabels": false, "title": {"text": "%"}}, "yaxis3": {"anchor": "x3", "domain": [0, 0.144], "matches": "y", "showticklabels": false, "title": {"text": "%"}}, "yaxis4": {"anchor": "x4", "domain": [0, 0.144], "matches": "y", "showticklabels": false, "title": {"text": "%"}}, "yaxis5": {"anchor": "x5", "domain": [0.214, 0.358], "matches": "y", "title": {"text": "%"}}, "yaxis6": {"anchor": "x6", "domain": [0.214, 0.358], "matches": "y", "showticklabels": false, "title": {"text": "%"}}, "yaxis7": {"anchor": "x7", "domain": [0.214, 0.358], "matches": "y", "showticklabels": false, "title": {"text": "%"}}, "yaxis8": {"anchor": "x8", "domain": [0.214, 0.358], "matches": "y", "showticklabels": false, "title": {"text": "%"}}, "yaxis9": {"anchor": "x9", "domain": [0.428, 0.572], "matches": "y", "title": {"text": "%"}}}}
